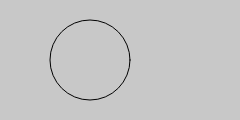
Frame 1 (no input)
Frame 60 (no input): identical to frame 1, image omitted
Frame 120 (the mouse pressed at the canvas centre since frame 60): identical to frame 1, image omitted

The p5.js sketch that drew this single still picture (run headless with seeded random() and noise() and a simulated clock; from frame 60 on, the mouse is pressed at the canvas centre):

// p5.js sketch
// ── sketch.js
function setup() {
	createCanvas(240, 120);
	noFill();
}
function draw() {
	background(200);
	ellipse(90, 60, 80, 80);
	if (keyIsPressed) {
		ellipse(150, 60, 80, 80);
	}
}
